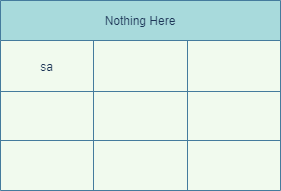
#> input picture test.drawio.png, 281 x 191 px
$ python -i fetchcv.py   (imports and definitions only)
#> lines starting #> are read from the running program, lines starting #| are printed output that depends on the picture
from typing import Callable, Dict, List, Literal, NewType, Optional, Sequence, Tuple, Union, overload
import cv2 as cv
import numpy as np
from PIL import Image
import random
from enum import Enum
import os
import math

class Color(Enum):
    """
    HSV Value
    """
    BLACK = [(0, 0, 0), (180, 255, 46)]
    GRAY = [(0, 0, 46), (180, 43, 220)]
    WHITE = [(0, 0, 221), (180, 30, 255)]
    RED = [(156, 43, 46), (180, 255, 255)]
    ORANGE = [(11, 43, 46), (25, 255, 255)]
    YELLOW = [(26, 43, 46), (34, 255, 255)]
    GREEN = [(35, 43, 46), (77, 255, 255)]
    CYAN = [(78, 43, 46), (99, 255, 255)]
    BLUE = [(100, 43, 46), (124, 255, 255)]
    PURPLE = [(125, 43, 46), (155, 255, 255)]


class ContoursSearch(object):

    def __init__(self):
        super().__init__()
        # in process
        self.in_filters = []
        # after process
        self.af_filters = []

    # [24 lines left out: function addFilters, not called in this run]

    def __call__(self, image):
        original_cnts, _ = cv.findContours(image, cv.RETR_LIST, cv.CHAIN_APPROX_SIMPLE)
        filted_cnts = []
        # 遍历单个轮廓的部分
        for cnt in original_cnts:
            # 通过的过滤器数目
            pass_numbers = sum([filter(cnt) for filter in self.in_filters])
            if pass_numbers == len(self.in_filters):
                filted_cnts.append(cnt)
        # 遍历整体轮廓
        for filter in self.af_filters:
            filted_cnts = filter(filted_cnts)
        return filted_cnts


# [209 lines left out: functions areaFilter, intervalFilter, getRects, drawContoursRects, drawMinimumContours, _loadImage and 6 more, not called in this run]

# [2 lines not run here, left out]

>>> import cv2
>>> picture = cv2.imread('../test.drawio.png', cv2.IMREAD_GRAYSCALE)
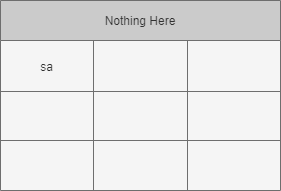
#> picture: shape (191, 281); min 49, max 245, mean 230.7
>>> result = ContoursSearch()(picture)
#> in __call__, `original_cnts, _ = cv.findContours(image, cv.RETR_LIST, cv.CHAIN_APPRO..`: original_cnts = [[[0, 0], [0, 190], [280, 190], [280, 0]]]
#> the loop in __call__, `for cnt in original_cnts:` made 1 pass
#> (cnt, pass_numbers) on pass 1: ([[0, 0], [0, 190], [280, 190], [280, 0]], 0)
#> result = [[[0, 0], [0, 190], [280, 190], [280, 0]]]
